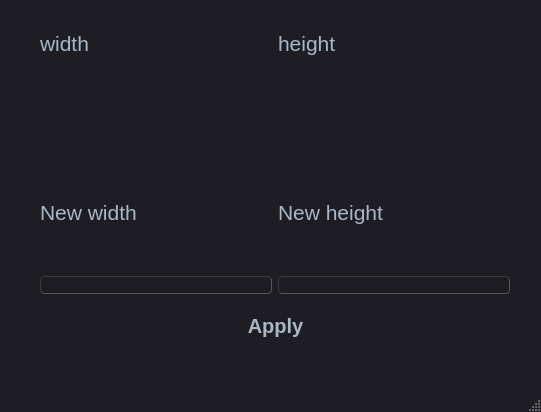
<?xml version="1.0" encoding="UTF-8"?>
<ui version="4.0">
 <class>MainWindow</class>
 <widget class="QMainWindow" name="MainWindow">
  <property name="geometry">
   <rect>
    <x>0</x>
    <y>0</y>
    <width>541</width>
    <height>412</height>
   </rect>
  </property>
  <property name="windowTitle">
   <string>MainWindow</string>
  </property>
  <property name="styleSheet">
   <string notr="true">
QMainWindow {
	background-color:#1e1d23;
}
QDialog {
	background-color:#1e1d23;
}
QColorDialog {
	background-color:#1e1d23;
}
QTextEdit {
	background-color:#1e1d23;
	color: #a9b7c6;
}
QPlainTextEdit {
	selection-background-color:#007b50;
	background-color:#1e1d23;
	border-style: solid;
	border-top-color: transparent;
	border-right-color: transparent;
	border-left-color: transparent;
	border-bottom-color: transparent;
	border-width: 1px;
	color: #a9b7c6;
}
QPushButton{
	border-style: solid;
	border-top-color: transparent;
	border-right-color: transparent;
	border-left-color: transparent;
	border-bottom-color: transparent;
	border-width: 1px;
	border-style: solid;
	color: #a9b7c6;
	padding: 2px;
	background-color: #1e1d23;
}
QPushButton::default{
	border-style: inset;
	border-top-color: transparent;
	border-right-color: transparent;
	border-left-color: transparent;
	border-bottom-color: #04b97f;
	border-width: 1px;
	color: #a9b7c6;
	padding: 2px;
	background-color: #1e1d23;
}
QToolButton {
	border-style: solid;
	border-top-color: transparent;
	border-right-color: transparent;
	border-left-color: transparent;
	border-bottom-color: #04b97f;
	border-bottom-width: 1px;
	border-style: solid;
	color: #a9b7c6;
	padding: 2px;
	background-color: #1e1d23;
}
QToolButton:hover{
	border-style: solid;
	border-top-color: transparent;
	border-right-color: transparent;
	border-left-color: transparent;
	border-bottom-color: #37efba;
	border-bottom-width: 2px;
	border-style: solid;
	color: #FFFFFF;
	padding-bottom: 1px;
	background-color: #1e1d23;
}
QPushButton:hover{
	border-style: solid;
	border-top-color: transparent;
	border-right-color: transparent;
	border-left-color: transparent;
	border-bottom-color: #37efba;
	border-bottom-width: 1px;
	border-style: solid;
	color: #FFFFFF;
	padding-bottom: 2px;
	background-color: #1e1d23;
}
QPushButton:pressed{
	border-style: solid;
	border-top-color: transparent;
	border-right-color: transparent;
	border-left-color: transparent;
	border-bottom-color: #37efba;
	border-bottom-width: 2px;
	border-style: solid;
	color: #37efba;
	padding-bottom: 1px;
	background-color: #1e1d23;
}
QPushButton:disabled{
	border-style: solid;
	border-top-color: transparent;
	border-right-color: transparent;
	border-left-color: transparent;
	border-bottom-color: #808086;
	border-bottom-width: 2px;
	border-style: solid;
	color: #808086;
	padding-bottom: 1px;
	background-color: #1e1d23;
}
QLineEdit {
	border-width: 1px; border-radius: 4px;
	border-color: rgb(58, 58, 58);
	border-style: inset;
	padding: 0 8px;
	color: #a9b7c6;
	background:#1e1d23;
	selection-background-color:#007b50;
	selection-color: #FFFFFF;
}
QLabel {
	color: #a9b7c6;
}
QLCDNumber {
	color: #37e6b4;
}
QProgressBar {
	text-align: center;
	color: rgb(240, 240, 240);
	border-width: 1px; 
	border-radius: 10px;
	border-color: rgb(58, 58, 58);
	border-style: inset;
	background-color:#1e1d23;
}
QProgressBar::chunk {
	background-color: #04b97f;
	border-radius: 5px;
}
QMenuBar {
	background-color: #1e1d23;
}
QMenuBar::item {
	color: #a9b7c6;
  	spacing: 3px;
  	padding: 1px 4px;
  	background: #1e1d23;
}

QMenuBar::item:selected {
  	background:#1e1d23;
	color: #FFFFFF;
}
QMenu::item:selected {
	border-style: solid;
	border-top-color: transparent;
	border-right-color: transparent;
	border-left-color: #04b97f;
	border-bottom-color: transparent;
	border-left-width: 2px;
	color: #FFFFFF;
	padding-left:15px;
	padding-top:4px;
	padding-bottom:4px;
	padding-right:7px;
	background-color: #1e1d23;
}
QMenu::item {
	border-style: solid;
	border-top-color: transparent;
	border-right-color: transparent;
	border-left-color: transparent;
	border-bottom-color: transparent;
	border-bottom-width: 1px;
	border-style: solid;
	color: #a9b7c6;
	padding-left:17px;
	padding-top:4px;
	padding-bottom:4px;
	padding-right:7px;
	background-color: #1e1d23;
}
QMenu{
	background-color:#1e1d23;
}
QTabWidget {
	color:rgb(0,0,0);
	background-color:#1e1d23;
}
QTabWidget::pane {
		border-color: rgb(77,77,77);
		background-color:#1e1d23;
		border-style: solid;
		border-width: 1px;
    	border-radius: 6px;
}
QTabBar::tab {
	border-style: solid;
	border-top-color: transparent;
	border-right-color: transparent;
	border-left-color: transparent;
	border-bottom-color: transparent;
	border-bottom-width: 1px;
	border-style: solid;
	color: #808086;
	padding: 3px;
	margin-left:3px;
	background-color: #1e1d23;
}
QTabBar::tab:selected, QTabBar::tab:last:selected, QTabBar::tab:hover {
  	border-style: solid;
	border-top-color: transparent;
	border-right-color: transparent;
	border-left-color: transparent;
	border-bottom-color: #04b97f;
	border-bottom-width: 2px;
	border-style: solid;
	color: #FFFFFF;
	padding-left: 3px;
	padding-bottom: 2px;
	margin-left:3px;
	background-color: #1e1d23;
}

QCheckBox {
	color: #a9b7c6;
	padding: 2px;
}
QCheckBox:disabled {
	color: #808086;
	padding: 2px;
}

QCheckBox:hover {
	border-radius:4px;
	border-style:solid;
	padding-left: 1px;
	padding-right: 1px;
	padding-bottom: 1px;
	padding-top: 1px;
	border-width:1px;
	border-color: rgb(87, 97, 106);
	background-color:#1e1d23;
}
QCheckBox::indicator:checked {

	height: 10px;
	width: 10px;
	border-style:solid;
	border-width: 1px;
	border-color: #04b97f;
	color: #a9b7c6;
	background-color: #04b97f;
}
QCheckBox::indicator:unchecked {

	height: 10px;
	width: 10px;
	border-style:solid;
	border-width: 1px;
	border-color: #04b97f;
	color: #a9b7c6;
	background-color: transparent;
}
QRadioButton {
	color: #a9b7c6;
	background-color: #1e1d23;
	padding: 1px;
}
QRadioButton::indicator:checked {
	height: 10px;
	width: 10px;
	border-style:solid;
	border-radius:5px;
	border-width: 1px;
	border-color: #04b97f;
	color: #a9b7c6;
	background-color: #04b97f;
}
QRadioButton::indicator:!checked {
	height: 10px;
	width: 10px;
	border-style:solid;
	border-radius:5px;
	border-width: 1px;
	border-color: #04b97f;
	color: #a9b7c6;
	background-color: transparent;
}
QStatusBar {
	color:#027f7f;
}
QSpinBox {
	color: #a9b7c6;	
	background-color: #1e1d23;
}
QDoubleSpinBox {
	color: #a9b7c6;	
	background-color: #1e1d23;
}
QTimeEdit {
	color: #a9b7c6;	
	background-color: #1e1d23;
}
QDateTimeEdit {
	color: #a9b7c6;	
	background-color: #1e1d23;
}
QDateEdit {
	color: #a9b7c6;	
	background-color: #1e1d23;
}
QComboBox {
	color: #a9b7c6;	
	background: #1e1d23;
}
QComboBox:editable {
	background: #1e1d23;
	color: #a9b7c6;
	selection-background-color: #1e1d23;
}
QComboBox QAbstractItemView {
	color: #a9b7c6;	
	background: #1e1d23;
	selection-color: #FFFFFF;
	selection-background-color: #1e1d23;
}
QComboBox:!editable:on, QComboBox::drop-down:editable:on {
	color: #a9b7c6;	
	background: #1e1d23;
}
QFontComboBox {
	color: #a9b7c6;	
	background-color: #1e1d23;
}
QToolBox {
	color: #a9b7c6;
	background-color: #1e1d23;
}
QToolBox::tab {
	color: #a9b7c6;
	background-color: #1e1d23;
}
QToolBox::tab:selected {
	color: #FFFFFF;
	background-color: #1e1d23;
}
QScrollArea {
	color: #FFFFFF;
	background-color: #1e1d23;
}
QSlider::groove:horizontal {
	height: 5px;
	background: #04b97f;
}
QSlider::groove:vertical {
	width: 5px;
	background: #04b97f;
}
QSlider::handle:horizontal {
	background: qlineargradient(x1:0, y1:0, x2:1, y2:1, stop:0 #b4b4b4, stop:1 #8f8f8f);
	border: 1px solid #5c5c5c;
	width: 14px;
	margin: -5px 0;
	border-radius: 7px;
}
QSlider::handle:vertical {
	background: qlineargradient(x1:1, y1:1, x2:0, y2:0, stop:0 #b4b4b4, stop:1 #8f8f8f);
	border: 1px solid #5c5c5c;
	height: 14px;
	margin: 0 -5px;
	border-radius: 7px;
}
QSlider::add-page:horizontal {
    background: white;
}
QSlider::add-page:vertical {
    background: white;
}
QSlider::sub-page:horizontal {
    background: #04b97f;
}
QSlider::sub-page:vertical {
    background: #04b97f;
}</string>
  </property>
  <widget class="QWidget" name="centralwidget">
   <widget class="QWidget" name="layoutWidget">
    <property name="geometry">
     <rect>
      <x>40</x>
      <y>10</y>
      <width>470</width>
      <height>284</height>
     </rect>
    </property>
    <layout class="QGridLayout" name="gridLayout_3">
     <item row="0" column="0">
      <layout class="QGridLayout" name="gridLayout">
       <item row="0" column="1">
        <widget class="QLabel" name="label_4">
         <property name="font">
          <font>
           <pointsize>16</pointsize>
          </font>
         </property>
         <property name="text">
          <string>height</string>
         </property>
        </widget>
       </item>
       <item row="0" column="0">
        <widget class="QLabel" name="label">
         <property name="font">
          <font>
           <pointsize>16</pointsize>
          </font>
         </property>
         <property name="text">
          <string>width</string>
         </property>
        </widget>
       </item>
       <item row="1" column="0">
        <widget class="QLabel" name="label_width">
         <property name="font">
          <font>
           <pointsize>16</pointsize>
          </font>
         </property>
         <property name="text">
          <string/>
         </property>
        </widget>
       </item>
       <item row="1" column="1">
        <widget class="QLabel" name="label_height">
         <property name="font">
          <font>
           <pointsize>16</pointsize>
          </font>
         </property>
         <property name="text">
          <string/>
         </property>
        </widget>
       </item>
      </layout>
     </item>
     <item row="1" column="0">
      <layout class="QGridLayout" name="gridLayout_2">
       <item row="0" column="0">
        <widget class="QLabel" name="label_5">
         <property name="font">
          <font>
           <pointsize>16</pointsize>
          </font>
         </property>
         <property name="text">
          <string>New width</string>
         </property>
        </widget>
       </item>
       <item row="0" column="1">
        <widget class="QLabel" name="label_3">
         <property name="font">
          <font>
           <pointsize>16</pointsize>
          </font>
         </property>
         <property name="text">
          <string>New height</string>
         </property>
        </widget>
       </item>
       <item row="1" column="0">
        <widget class="QLineEdit" name="lineEdit"/>
       </item>
       <item row="1" column="1">
        <widget class="QLineEdit" name="lineEdit_2"/>
       </item>
      </layout>
     </item>
    </layout>
   </widget>
   <widget class="QPushButton" name="Button_apply">
    <property name="geometry">
     <rect>
      <x>190</x>
      <y>310</y>
      <width>171</width>
      <height>31</height>
     </rect>
    </property>
    <property name="font">
     <font>
      <pointsize>15</pointsize>
      <weight>75</weight>
      <bold>true</bold>
     </font>
    </property>
    <property name="text">
     <string>Apply</string>
    </property>
   </widget>
  </widget>
  <widget class="QMenuBar" name="menubar">
   <property name="geometry">
    <rect>
     <x>0</x>
     <y>0</y>
     <width>541</width>
     <height>18</height>
    </rect>
   </property>
  </widget>
  <widget class="QStatusBar" name="statusbar"/>
 </widget>
 <resources/>
 <connections/>
</ui>
